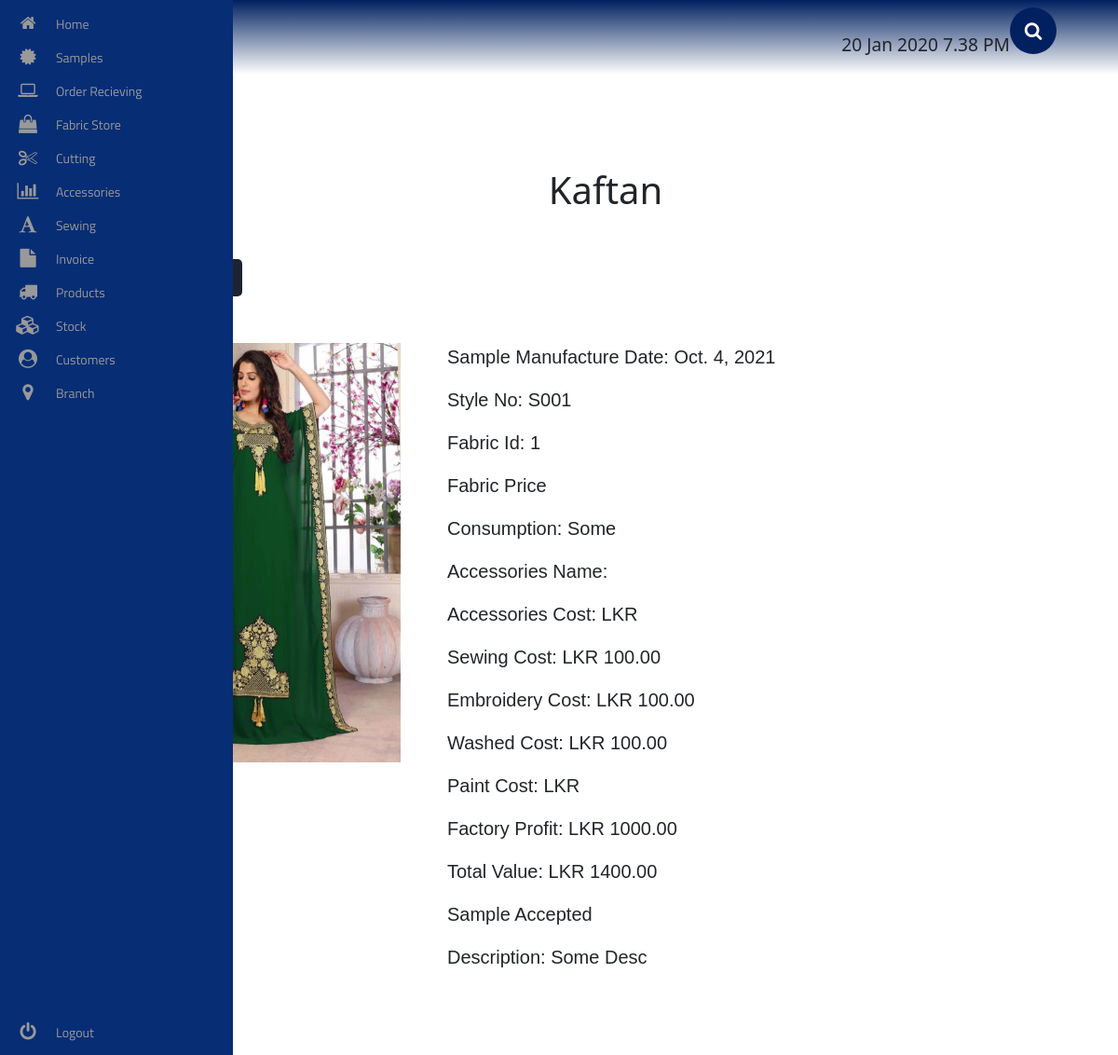
The page /sample/kaftan/1/ on the database its author committed.
### sample/models.py (models this page shows, shortened)
class Kaftan(models.Model):
    img = models.ImageField(upload_to='products/ladies/kaftan/img/')
    sample_manufactured_date = models.DateField()
    style_no = models.CharField(max_length=1000)
    fabric = models.ForeignKey(OrderOut, on_delete=models.SET_NULL, null=True, blank=True)
    consumption = models.CharField(max_length=1000)
    accessories = models.ForeignKey(AccSentOut, on_delete=models.SET_NULL, null=True, blank=True)
    sewing_cost = models.DecimalField(decimal_places=2, max_digits=100000)
    embroidery_cost = models.DecimalField(decimal_places=2, max_digits=100000)
    washed_cost = models.DecimalField(decimal_places=2, max_digits=100000)
    paint_cost = models.DecimalField(decimal_places=2, max_digits=100000)
    factory_profit = models.DecimalField(decimal_places=2, max_digits=100000)
    total_value = models.DecimalField(decimal_places=2, max_digits=100000)
    accepted = models.BooleanField(default=True)
    description = models.CharField(max_length=1000)

### sample/views.py (the view)
# urls.py: path('kaftan/<int:id>/', kaftan_view, name="kaftan_view"),
def kaftan_view(request, id):
    template = 'ladies/kaftan/kaftan.html'
    try:
        obj = Kaftan.objects.get(id=id)
    except Kaftan.DoesNotExist:
        raise Http404
    if request.method == 'POST':
        form = KaftanForm(data=request.POST, instance=obj)
        if form.is_valid():
            form.save()
    else:
        form = KaftanForm(instance=obj)
    context = {
        'object': obj,
        'form': form,
    }
    return render(request, template, context)

### sample/templates/ladies/kaftan/kaftan.html (shortened to what this page needs)
<!DOCTYPE html>
<html lang="en">
{% extends 'base.html' %}
{% load static %}
{% load crispy_forms_tags %}
{% load crispy_forms_filters %}
    {% block extra_css %}
        <link rel="stylesheet" href="{% static 'sample/css/ladies/kaftan/kaftan.css' %}">
    {% endblock %}
    {% block content %}
        <div class="kaftan__container">
            <h1> Kaftan </h1>
            <div class="kaftan__btn">
                <button>
                    <a href="{% url 'sample:kaftan_print_view' object.id %}" target="_blank"> Print  </a>
                </button>
                <button onclick="FormDisplay()" id="edit-btn"> Edit </button>
            </div>
            <div class="kaftan__wrapper">
                <img src="{{ object.img.url }}" alt="img" class="kaftan__img">
                <div class="kaftan__details">
                    <p> Sample Manufacture Date: {{ object.sample_manufactured_date }} </p>
                    <p> Style No: {{ object.style_no }} </p>
                    <p> Fabric Id: {{ object.fabric_id }} </p>
                    <p> Fabric Price {{ object.fabric_price }} </p>
                    <p> Consumption: {{ object.consumption }} </p>
                    <p> Accessories Name: {{ object.acc_name }} </p>
                    <p> Accessories Cost: LKR {{ object.acc_cost }} </p>
                    <p> Sewing Cost: LKR {{ object.sewing_cost }} </p>
                    <p> Embroidery Cost: LKR {{ object.embroidery_cost}} </p>
                    <p> Washed Cost: LKR {{ object.washed_cost }} </p>
                    <p> Paint Cost: LKR {{ object.pain_cost}} </p>
                    <p> Factory Profit: LKR {{ object.factory_profit }} </p>
                    <p> Total Value: LKR {{ object.total_value }} </p>
                    <p> {% if object.accepted == True %}
                        Sample Accepted
                        {% else %}
                        Sample Rejected
                        {% endif %}
                    </p>
                    <p> Description: {{ object.description }} </p>
                </div>
            </div>
        </div>
    {% endblock %}

### sample/static/sample/css/ladies/kaftan/kaftan.css (style rules this page uses)
.kaftan__container { margin: 100px 0 50px 100px; display: flex; flex-direction: column; justify-content: center; }
.kaftan__container h1 { text-align: center; margin-bottom: 50px; }
.kaftan__wrapper { display: flex; float: left; }
.kaftan__img { width: 30%; height: 450px; }
.kaftan__details { margin-left: 50px; width: 70%; }
.kaftan__details p { font-size: 20px; font-family: Helvetica; }
.kaftan__btn { display: flex; float: right; margin-bottom: 50px; }
.kaftan__btn button { outline: none; border: none; height: 40px; width: 60px; background: #1C2331; border-radius: 5px; color: #fff; margin-left: 20px; }
.kaftan__btn a { text-decoration: none; color: #fff; }

### rows shown on the page
Kaftan: img (picture), sample_manufactured_date "Oct. 4, 2021", style_no "S001", fabric_id "1", consumption "Some", sewing_cost "100.00", embroidery_cost "100.00", washed_cost "100.00", factory_profit "1000.00", total_value "1400.00", description "Some Desc"
